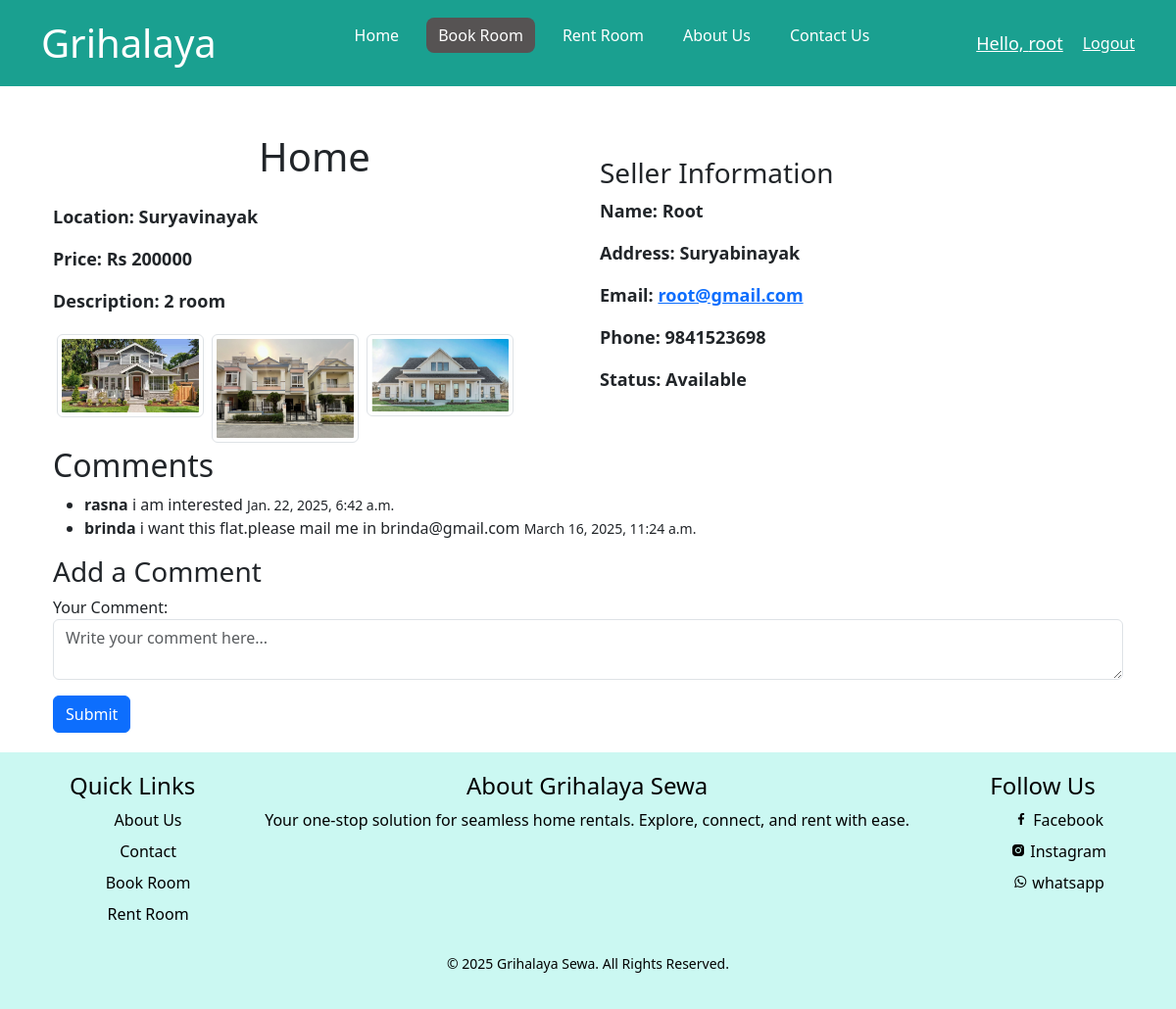
The app's page /accounts/buy_room_detail/1/ (signed in) with its own data.
### registration/models.py (models this page shows, shortened)
class Room(models.Model):
    title = models.CharField(max_length=200)
    location = models.CharField(max_length=255)
    price = models.CharField(max_length=255)
    description = models.TextField()
    seller_name = models.CharField(max_length=255)
    seller_address = models.TextField()
    seller_email = models.EmailField()
    seller_phone = models.CharField(max_length=15)
    status = models.CharField(
        max_length=50,
        choices=[('available', 'Available'), ('sold', 'Sold')],
        default='available'
    )
    user = models.ForeignKey(User, on_delete=models.CASCADE, related_name='rooms', null=True, blank=True)

class RoomImage(models.Model):
    room = models.ForeignKey(Room, on_delete=models.CASCADE, related_name='images')
    image = models.ImageField(upload_to='room_images/')

class Comment(models.Model):
    room = models.ForeignKey(Room, on_delete=models.CASCADE, related_name='comments')  # Link to the Room
    user = models.ForeignKey(User, on_delete=models.SET_NULL, null=True, blank=True)  # Optional link to the User
    content = models.TextField()  # Comment content
    created_at = models.DateTimeField(auto_now_add=True)  # Timestamp of when the comment was created
    updated_at = models.DateTimeField(auto_now=True)  # Timestamp of when the comment was last updated

### registration/views.py (the view)
# urls.py: path('buy_room_detail/<int:pk>/',views.Buy_Room_detail,name="buy_room_detail"),
def Buy_Room_detail(request, pk):
    room = get_object_or_404(Room.objects.prefetch_related('images'), pk=pk)
    comments = room.comments.all()  # Fetch related comments
    if request.method == 'POST':
        form = CommentForm(request.POST)
        if form.is_valid():
            subject = "Message from Grihalaya"
            message = request.POST['content']
            from_email = "sanjunagarkoti44@gmail.com"  # Your sender email
            recipient_list = [room.seller_email]  # Seller's email from the Room object
            user_email = request.user.email if request.user.is_authenticated else "Anonymous"
            email_message = render_to_string('registration/message.html', {
                'name': room.seller_name,
                'message': message,
                'user_email': user_email,  # Include user email in the context
            })
            send_mail(subject, email_message, from_email, recipient_list, fail_silently=False)
            comment = form.save(commit=False)
            comment.room = room  # Associate the comment with the room
            comment.user = request.user if request.user.is_authenticated else None
            comment.save()
            return redirect('registration:buy_room_detail', pk=room.pk)
    else:
        form = CommentForm()
    return render(request, 'registration/buying/buy_room_detail.html', {
        'room': room,
        "buying": "active",
        'comments': comments,
        'form': form
    })

### registration/forms.py
class CommentForm(forms.ModelForm):
    class Meta:
        model = Comment
        fields = ['content']  # Fields to be included in the form
        widgets = {
            'content': forms.Textarea(attrs={
                'class': 'form-control',
                'placeholder': 'Write your comment here...',
                'rows': 2,  # Two lines height
                'cols': 40  # Small width
            }),
        }
        labels = {
            'content': 'Your Comment',
        }

### templates/registration/buying/buy_room_detail.html (shortened to what this page needs)
{% extends "main/base.html" %}
{% load static %}
{% block css %}
{{ block.super }}
{% endblock css %}
{% block content %}
<div class="container mt-5">
    <div class="row">
        <div class="col-md-6">
            <h1 class="mb-4">{{ room.title }}</h1>
            <p><strong>Location:</strong> {{ room.location }}</p>
            <p><strong>Price:</strong> {{ room.price }}</p>
            <p><strong>Description:</strong> {{ room.description }}</p>
            {% if room.images.all %}
            <div class="text-left">
                <div class="d-flex flex-wrap">
                    {% for image in room.images.all %}
                    <img src="{{ image.image.url }}" alt="Room Image" class="img-thumbnail img-fluid m-1"
                        style="max-width: 150px; cursor: pointer;"
                        data-bs-toggle="modal" data-bs-target="#imageModal-{{ forloop.counter }}">
                    {% endfor %}
                </div>
            </div>
            {% else %}
            <p>No images available.</p>
            {% endif %}
        </div>
        <div class="col-md-6">
            <h3 class="mt-4">Seller Information</h3>
            <p><strong>Name:</strong> {{ room.seller_name }}</p>
            <p><strong>Address:</strong> {{ room.seller_address }}</p>
            <p><strong>Email:</strong> <a href="mailto:{{ room.seller_email }}">{{ room.seller_email }}</a></p>
            <p><strong>Phone:</strong> {{ room.seller_phone }}</p>
            <p><strong>Status:</strong> {{ room.status|capfirst }}</p>
        </div>
    </div>
    <h2>Comments</h2>
    <ul>
        {% for comment in comments %}
        <li>
            <strong>
                {% if comment.user %}
                {{ comment.user.username }}
                {% else %}
                Anonymous
                {% endif %}
            </strong>
            {{ comment.content }}
            <small>{{ comment.created_at }}</small>
        </li>
        {% empty %}
        <li>No comments yet. Be the first to comment!</li>
        {% endfor %}
    </ul>
    <h3>Add a Comment</h3>
    <form method="post">
        {{ form.as_p }}
        <button type="submit" class="btn btn-primary">Submit</button>
    </form>
</div>
{% endblock content %}

### templates/main/navbar.html
{% load static %}
<div class="bg-header">
<div class="container">
<header>
    <div class="logo">
        <a href="#" > Grihalaya</a>
    </div>
    <nav class="navbar">
        <ul >
            <li><a class="{{profile}}" href="{% url "registration:profile" %}">Home</a></li>
            <li><a class="{{buying}}" href="{% url "registration:buying" %}">Book Room</a></li>
            {% if request.user.is_authenticated %}
            <li><a class="{{selling}}" href="{% url "registration:selling" request.user.pk %}">Rent Room</a></li>
            {% else %}
            <li><a class="{{selling}}" href="{% url "registration:selling2" %}">Rent Room</a></li>
            {% endif %}
            <li><a class="{{aboutus}}" href="{% url "aboutus" %}">About Us</a></li>
            <li><a class="{{contactus}}" href="{% url "registration:contactus" %}">Contact Us</a></li>
        </ul>
    </nav>
    <div class="h-btn">
        {% if request.user.is_authenticated %}
        <a href="{% url "registration:about_me" %}"><span class="hello"> Hello, {{request.user.username}} </span></a>
        <a href="{% url "registration:logout" %}" class="btn-logout">Logout</a>
        {% else %}
        <a href="{% url "registration:login" %}"  class="btn-login">Login</a>
        <a href="{% url "registration:signup" %}"  class="btn-signup">Sign Up</a>
        {% endif %}
    </div>
 </header>
</div>
</div>

### static/css/mycss2.css (style rules this page uses)
* { margin: 0; padding: 0; box-sizing: border-box; }
.container { width: 1200px; margin: auto; }
.bg-header { background-color: #1aa090; }
header { display: flex; align-items: center; justify-content: space-between; padding: 10px 0px; }
.logo a { text-decoration: none; font-size: 40px; color: white; }
.navbar ul { display: flex; align-items: center; justify-content: center; color: white; list-style: none; }
.navbar ul li a { padding: 6px 12px; margin: 0 8px; border-radius: 8px; text-decoration: none; color: white; display: inline-block; }
ul li .active { background-color: rgb(86, 83, 83); }
.h-btn { display: flex; align-items: center; justify-content: center; gap: 20px; }
.h-btn a { display: inline-block; color: white; }
.hello { display: inline-block; font-size: 18px; color: white; text-decoration: underline; }
.row img { width: 100%; height: 100%; transition: all 0.3s ease; position:relative; cursor: pointer; margin-top: 20px; }
.row p { font-size: 18px; font-weight: bold; }
h1 { text-align: center; color: #333; }
input[type="text"], input[type="email"], textarea { width: 100%; padding: 10px; margin: 8px 0; border: 1px solid #ccc; border-radius: 4px; box-sizing: border-box; }

### records on screen
Room: title "Home", location "Suryavinayak", price "Rs 200000", description "2 room", seller_name "Root", seller_address "Suryabinayak", seller_email "root@gmail.com", seller_phone "9841523698", status "Available"
RoomImage: image (picture)
RoomImage: image (picture)
RoomImage: image (picture)
Comment: user.username "rasna", content "i am interested", created_at "Jan. 22, 2025, 6:42 a.m."
Comment: user.username "brinda", content "i want this flat.please mail me in brinda@gmail.com", created_at "March 16, 2025, 11:24 a.m."

### other values on screen
{{ request.user.username }} "root"
